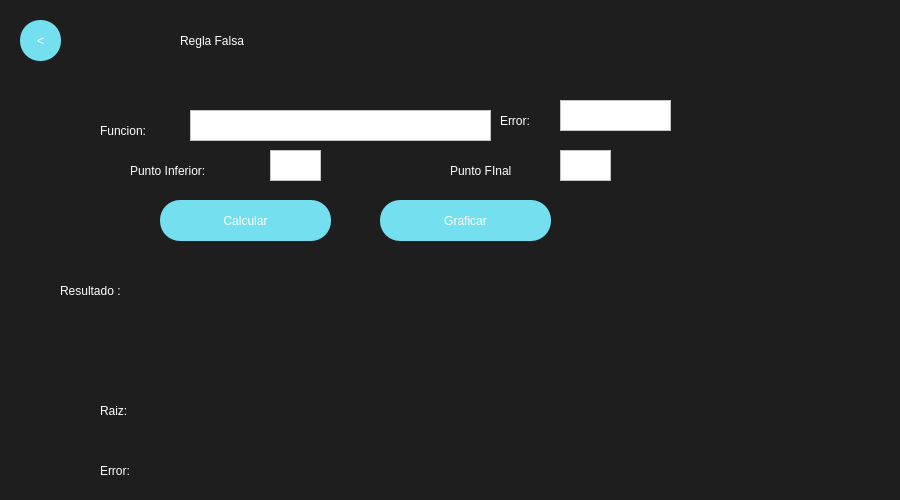
<?xml version="1.0" encoding="UTF-8"?>
<ui version="4.0">
 <class>MainWindow</class>
 <widget class="QMainWindow" name="MainWindow">
  <property name="geometry">
   <rect>
    <x>0</x>
    <y>0</y>
    <width>900</width>
    <height>500</height>
   </rect>
  </property>
  <property name="minimumSize">
   <size>
    <width>700</width>
    <height>500</height>
   </size>
  </property>
  <property name="maximumSize">
   <size>
    <width>900</width>
    <height>500</height>
   </size>
  </property>
  <property name="windowTitle">
   <string>MainWindow</string>
  </property>
  <property name="styleSheet">
   <string notr="true">QWidget{
background-color:#1E1E1E;
}

QPushButton{
background-color:#74E0Ef;
color:white;
font: 30pt &quot;Impact&quot;;
border-radius:25px;
}

QPushButton:hover{
background-color:#7A63FF;
color:#74E0Ef;
font: 30pt &quot;Impact&quot;;
border-radius:30px;
}

</string>
  </property>
  <widget class="QWidget" name="centralwidget">
   <widget class="QLabel" name="label">
    <property name="geometry">
     <rect>
      <x>180</x>
      <y>10</y>
      <width>321</width>
      <height>61</height>
     </rect>
    </property>
    <property name="styleSheet">
     <string notr="true">color:white;
font: 50pt &quot;Impact&quot;;
</string>
    </property>
    <property name="text">
     <string>Regla Falsa</string>
    </property>
   </widget>
   <widget class="QPushButton" name="FakeBackButton">
    <property name="geometry">
     <rect>
      <x>20</x>
      <y>20</y>
      <width>41</width>
      <height>41</height>
     </rect>
    </property>
    <property name="styleSheet">
     <string notr="true">font: 20pt &quot;impact&quot;;
border-radius:20px;</string>
    </property>
    <property name="text">
     <string>&lt;</string>
    </property>
   </widget>
   <widget class="QPushButton" name="FakeCalculateButton">
    <property name="geometry">
     <rect>
      <x>160</x>
      <y>200</y>
      <width>171</width>
      <height>41</height>
     </rect>
    </property>
    <property name="styleSheet">
     <string notr="true">font: 20pt &quot;impact&quot;;
border-radius:20px;</string>
    </property>
    <property name="text">
     <string>Calcular</string>
    </property>
   </widget>
   <widget class="QLabel" name="label_2">
    <property name="geometry">
     <rect>
      <x>130</x>
      <y>160</y>
      <width>131</width>
      <height>21</height>
     </rect>
    </property>
    <property name="styleSheet">
     <string notr="true">font:15pt&quot;Arial&quot;;
color:white;</string>
    </property>
    <property name="text">
     <string>Punto Inferior:</string>
    </property>
   </widget>
   <widget class="QLabel" name="label_3">
    <property name="geometry">
     <rect>
      <x>100</x>
      <y>120</y>
      <width>81</width>
      <height>21</height>
     </rect>
    </property>
    <property name="styleSheet">
     <string notr="true">font:15pt&quot;Arial&quot;;
color:white;</string>
    </property>
    <property name="text">
     <string>Funcion:</string>
    </property>
   </widget>
   <widget class="QLabel" name="label_5">
    <property name="geometry">
     <rect>
      <x>60</x>
      <y>270</y>
      <width>101</width>
      <height>41</height>
     </rect>
    </property>
    <property name="styleSheet">
     <string notr="true">font:15pt&quot;Arial&quot;;
color:white;</string>
    </property>
    <property name="text">
     <string>Resultado :</string>
    </property>
   </widget>
   <widget class="QLabel" name="ResultFake">
    <property name="geometry">
     <rect>
      <x>170</x>
      <y>250</y>
      <width>671</width>
      <height>121</height>
     </rect>
    </property>
    <property name="maximumSize">
     <size>
      <width>800</width>
      <height>16777215</height>
     </size>
    </property>
    <property name="styleSheet">
     <string notr="true">font:5pt&quot;Arial&quot;;
color:white;</string>
    </property>
    <property name="text">
     <string/>
    </property>
    <property name="wordWrap">
     <bool>true</bool>
    </property>
   </widget>
   <widget class="QTextEdit" name="PtoIniEntry">
    <property name="geometry">
     <rect>
      <x>270</x>
      <y>150</y>
      <width>51</width>
      <height>31</height>
     </rect>
    </property>
    <property name="styleSheet">
     <string notr="true">background-color: rgb(255, 255, 255);
font:15px&quot;impact&quot;</string>
    </property>
   </widget>
   <widget class="QTextEdit" name="FunEntry">
    <property name="geometry">
     <rect>
      <x>190</x>
      <y>110</y>
      <width>301</width>
      <height>31</height>
     </rect>
    </property>
    <property name="styleSheet">
     <string notr="true">background-color: rgb(255, 255, 255);</string>
    </property>
   </widget>
   <widget class="QTextEdit" name="PtoFinEntry">
    <property name="geometry">
     <rect>
      <x>560</x>
      <y>150</y>
      <width>51</width>
      <height>31</height>
     </rect>
    </property>
    <property name="styleSheet">
     <string notr="true">background-color: rgb(255, 255, 255);
font:15px&quot;impact&quot;</string>
    </property>
   </widget>
   <widget class="QLabel" name="label_4">
    <property name="geometry">
     <rect>
      <x>450</x>
      <y>160</y>
      <width>101</width>
      <height>21</height>
     </rect>
    </property>
    <property name="styleSheet">
     <string notr="true">font:15pt&quot;Arial&quot;;
color:white;</string>
    </property>
    <property name="text">
     <string>Punto FInal</string>
    </property>
   </widget>
   <widget class="QTextEdit" name="ErrorEntry">
    <property name="geometry">
     <rect>
      <x>560</x>
      <y>100</y>
      <width>111</width>
      <height>31</height>
     </rect>
    </property>
    <property name="styleSheet">
     <string notr="true">background-color: rgb(255, 255, 255);</string>
    </property>
   </widget>
   <widget class="QLabel" name="label_7">
    <property name="geometry">
     <rect>
      <x>500</x>
      <y>110</y>
      <width>51</width>
      <height>21</height>
     </rect>
    </property>
    <property name="styleSheet">
     <string notr="true">font:15pt&quot;Arial&quot;;
color:white;</string>
    </property>
    <property name="text">
     <string>Error:</string>
    </property>
   </widget>
   <widget class="QPushButton" name="FakeGraficaButton">
    <property name="geometry">
     <rect>
      <x>380</x>
      <y>200</y>
      <width>171</width>
      <height>41</height>
     </rect>
    </property>
    <property name="styleSheet">
     <string notr="true">font: 20pt &quot;impact&quot;;
border-radius:20px;</string>
    </property>
    <property name="text">
     <string>Graficar</string>
    </property>
   </widget>
   <widget class="QLabel" name="label_6">
    <property name="geometry">
     <rect>
      <x>100</x>
      <y>390</y>
      <width>51</width>
      <height>41</height>
     </rect>
    </property>
    <property name="styleSheet">
     <string notr="true">font:15pt&quot;Arial&quot;;
color:white;</string>
    </property>
    <property name="text">
     <string>Raiz:</string>
    </property>
   </widget>
   <widget class="QLabel" name="ResultRaiz">
    <property name="geometry">
     <rect>
      <x>160</x>
      <y>390</y>
      <width>281</width>
      <height>41</height>
     </rect>
    </property>
    <property name="styleSheet">
     <string notr="true">color: rgb(255, 255, 255);</string>
    </property>
    <property name="text">
     <string/>
    </property>
   </widget>
   <widget class="QLabel" name="ResultError">
    <property name="geometry">
     <rect>
      <x>160</x>
      <y>450</y>
      <width>281</width>
      <height>41</height>
     </rect>
    </property>
    <property name="styleSheet">
     <string notr="true">color: rgb(255, 255, 255);</string>
    </property>
    <property name="text">
     <string/>
    </property>
   </widget>
   <widget class="QLabel" name="label_8">
    <property name="geometry">
     <rect>
      <x>100</x>
      <y>450</y>
      <width>51</width>
      <height>41</height>
     </rect>
    </property>
    <property name="styleSheet">
     <string notr="true">font:15pt&quot;Arial&quot;;
color:white;</string>
    </property>
    <property name="text">
     <string>Error:</string>
    </property>
   </widget>
  </widget>
 </widget>
 <resources/>
 <connections/>
</ui>
